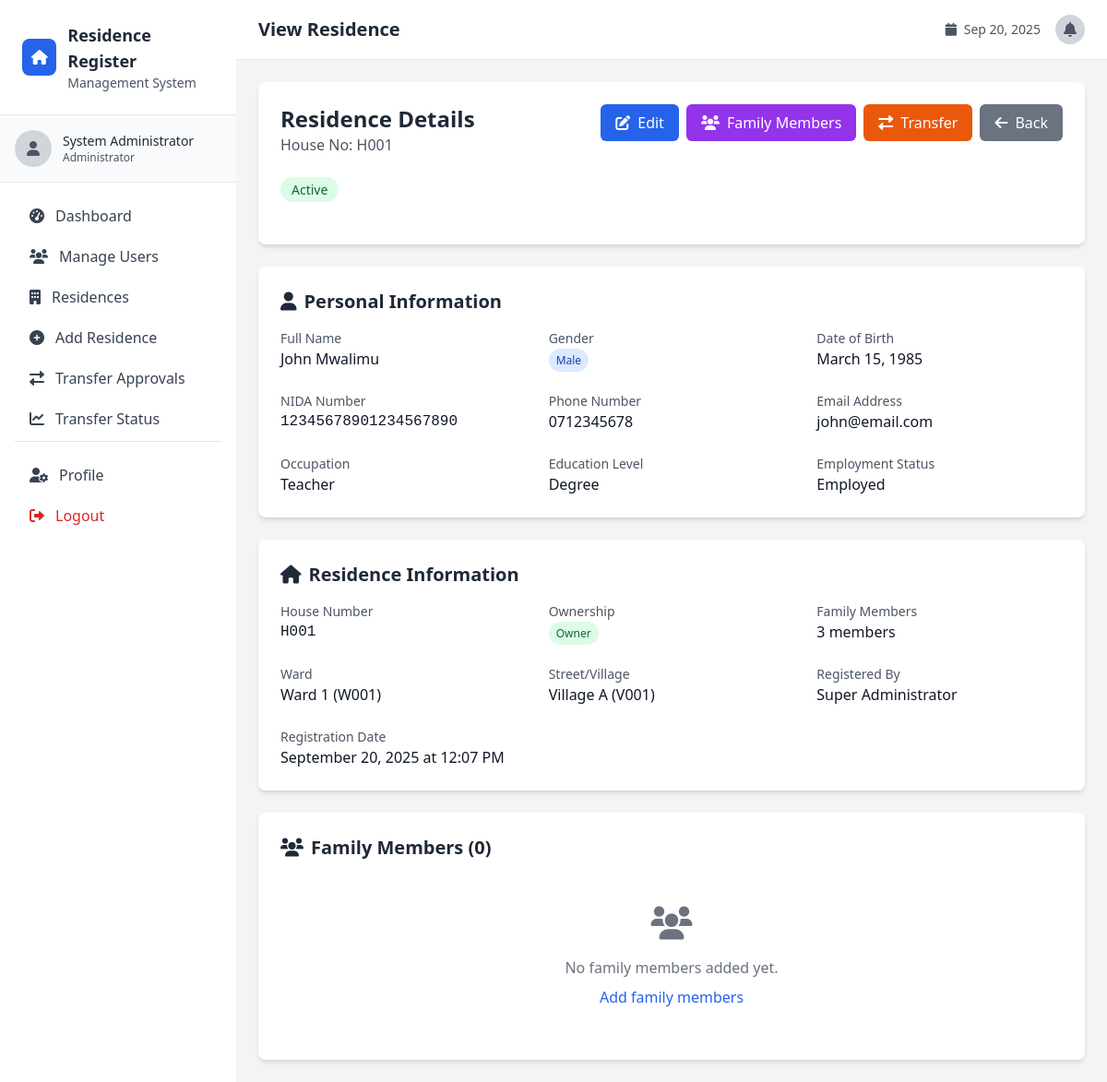
Page /view_residence.php?id=1 (signed in) on the committed database.
### tables this page shows
CREATE TABLE residences (
    id INT AUTO_INCREMENT PRIMARY KEY,
    house_no VARCHAR(50) NOT NULL,
    resident_name VARCHAR(255) NOT NULL,
    gender ENUM('male', 'female', 'other') NOT NULL,
    date_of_birth DATE NOT NULL,
    nida_number VARCHAR(20) NOT NULL,
    phone VARCHAR(15),
    email VARCHAR(100),
    occupation VARCHAR(100),
    ownership ENUM('owner', 'tenant') NOT NULL,
    family_members INT DEFAULT 1,
    education_level ENUM('none', 'primary', 'secondary', 'diploma', 'degree', 'masters', 'phd') DEFAULT 'none',
    employment_status ENUM('employed', 'unemployed', 'student', 'retired', 'self_employed') DEFAULT 'unemployed',
    ward_id INT NOT NULL,
    village_id INT NOT NULL,
    registered_by INT NOT NULL,
    registered_at TIMESTAMP DEFAULT CURRENT_TIMESTAMP,
    status ENUM('active', 'inactive', 'moved', 'pending_approval') DEFAULT 'active',
    FOREIGN KEY (registered_by) REFERENCES users(id),
    FOREIGN KEY (ward_id) REFERENCES wards(id),
    FOREIGN KEY (village_id) REFERENCES villages(id)
);

CREATE TABLE wards (
    id INT AUTO_INCREMENT PRIMARY KEY,
    ward_name VARCHAR(255) NOT NULL,
    ward_code VARCHAR(20) UNIQUE NOT NULL,
    description TEXT,
    is_active BOOLEAN DEFAULT TRUE,
    created_by INT NULL,
    created_at TIMESTAMP DEFAULT CURRENT_TIMESTAMP,
    updated_at TIMESTAMP DEFAULT CURRENT_TIMESTAMP ON UPDATE CURRENT_TIMESTAMP
);

CREATE TABLE villages (
    id INT AUTO_INCREMENT PRIMARY KEY,
    village_name VARCHAR(255) NOT NULL,
    village_code VARCHAR(20) UNIQUE NOT NULL,
    ward_id INT NOT NULL,
    description TEXT,
    is_active BOOLEAN DEFAULT TRUE,
    created_by INT NULL,
    created_at TIMESTAMP DEFAULT CURRENT_TIMESTAMP,
    updated_at TIMESTAMP DEFAULT CURRENT_TIMESTAMP ON UPDATE CURRENT_TIMESTAMP,
    FOREIGN KEY (ward_id) REFERENCES wards(id)
);

CREATE TABLE users (
    id INT AUTO_INCREMENT PRIMARY KEY,
    full_name VARCHAR(255) NOT NULL,
    username VARCHAR(100) UNIQUE NOT NULL,
    password VARCHAR(255) NOT NULL,
    role ENUM('super_admin', 'admin', 'weo', 'veo') NOT NULL,
    nida_number VARCHAR(20) UNIQUE NOT NULL,
    assigned_ward_id INT NULL,
    assigned_village_id INT NULL,
    created_at TIMESTAMP DEFAULT CURRENT_TIMESTAMP,
    updated_at TIMESTAMP DEFAULT CURRENT_TIMESTAMP ON UPDATE CURRENT_TIMESTAMP,
    is_active BOOLEAN DEFAULT TRUE,
    FOREIGN KEY (assigned_ward_id) REFERENCES wards(id),
    FOREIGN KEY (assigned_village_id) REFERENCES villages(id)
);

### view_residence.php (the view, shortened to what this page needs)
<?php
require_once 'config/database.php';
$residence_id = isset($_GET['id']) ? (int)$_GET['id'] : 0;
try {
    $stmt = $pdo->prepare("
        SELECT r.*, w.ward_name, w.ward_code, v.village_name, v.village_code,
               u.full_name as registered_by_name
        FROM residences r
        LEFT JOIN wards w ON r.ward_id = w.id
        LEFT JOIN villages v ON r.village_id = v.id
        LEFT JOIN users u ON r.registered_by = u.id
        WHERE r.id = ?
    ");
    $stmt->execute([$residence_id]);
    $residence = $stmt->fetch();
    $stmt = $pdo->prepare("SELECT * FROM family_members WHERE residence_id = ? ORDER BY created_at ASC");
    $stmt->execute([$residence_id]);
    $family_members = $stmt->fetchAll();
} catch (PDOException $e) {
    header('Location: residences.php');
    exit();
}
include 'includes/header.php';
?>
<div class="max-w-6xl mx-auto">
    <div class="space-y-6">
        <div class="bg-white rounded-lg shadow-md p-6">
            <div class="flex justify-between items-start mb-6">
                <div>
                    <h1 class="text-2xl font-bold text-gray-800">Residence Details</h1>
                    <p class="text-gray-600">House No: <?php echo htmlspecialchars($residence['house_no']); ?></p>
                </div>
                <div class="flex space-x-2">
                    <a href="edit_residence.php?id=<?php echo $residence['id']; ?>"
                       class="bg-blue-600 text-white px-4 py-2 rounded-md hover:bg-blue-700 transition duration-200">
                        <i class="fas fa-edit mr-2"></i>Edit
                    </a>
                    <a href="family_members.php?id=<?php echo $residence['id']; ?>"
                       class="bg-purple-600 text-white px-4 py-2 rounded-md hover:bg-purple-700 transition duration-200">
                        <i class="fas fa-users mr-2"></i>Family Members
                    </a>
                    <a href="transfer_residence.php?id=<?php echo $residence['id']; ?>"
                       class="bg-orange-600 text-white px-4 py-2 rounded-md hover:bg-orange-700 transition duration-200">
                        <i class="fas fa-exchange-alt mr-2"></i>Transfer
                    </a>
                    <a href="residences.php"
                       class="bg-gray-500 text-white px-4 py-2 rounded-md hover:bg-gray-600 transition duration-200">
                        <i class="fas fa-arrow-left mr-2"></i>Back
                    </a>
                </div>
            </div>
            <div class="mb-6">
                <span class="px-3 py-1 rounded-full text-sm font-medium
                    <?php
                    switch($residence['status']) {
                        case 'active': echo 'bg-green-100 text-green-800'; break;
                    }
                    ?>">
                    <?php echo ucfirst(str_replace('_', ' ', $residence['status'])); ?>
                </span>
            </div>
        </div>
        <div class="bg-white rounded-lg shadow-md p-6">
            <h2 class="text-xl font-semibold text-gray-800 mb-4">
                <i class="fas fa-user mr-2"></i>Personal Information
            </h2>
            <div class="grid grid-cols-1 md:grid-cols-2 lg:grid-cols-3 gap-6">
                <div>
                    <label class="block text-sm font-medium text-gray-600">Full Name</label>
                    <p class="text-gray-900"><?php echo htmlspecialchars($residence['resident_name']); ?></p>
                </div>
                <div>
                    <label class="block text-sm font-medium text-gray-600">Gender</label>
                    <p class="text-gray-900">
                        <span class="px-2 py-1 rounded-full text-xs font-medium
                            <?php echo $residence['gender'] === 'male' ? 'bg-blue-100 text-blue-800' : ($residence['gender'] === 'female' ? 'bg-pink-100 text-pink-800' : 'bg-gray-100 text-gray-800'); ?>">
                            <?php echo ucfirst($residence['gender']); ?>
                        </span>
                    </p>
                </div>
                <div>
                    <label class="block text-sm font-medium text-gray-600">Date of Birth</label>
                    <p class="text-gray-900"><?php echo date('F j, Y', strtotime($residence['date_of_birth'])); ?></p>
                </div>
                <div>
                    <label class="block text-sm font-medium text-gray-600">NIDA Number</label>
                    <p class="text-gray-900 font-mono"><?php echo htmlspecialchars($residence['nida_number']); ?></p>
                </div>
                <div>
                    <label class="block text-sm font-medium text-gray-600">Phone Number</label>
                    <p class="text-gray-900"><?php echo $residence['phone'] ? htmlspecialchars($residence['phone']) : 'N/A'; ?></p>
                </div>
                <div>
                    <label class="block text-sm font-medium text-gray-600">Email Address</label>
                    <p class="text-gray-900"><?php echo $residence['email'] ? htmlspecialchars($residence['email']) : 'N/A'; ?></p>
                </div>
                <div>
                    <label class="block text-sm font-medium text-gray-600">Occupation</label>
                    <p class="text-gray-900"><?php echo $residence['occupation'] ? htmlspecialchars($residence['occupation']) : 'N/A'; ?></p>
                </div>
                <div>
                    <label class="block text-sm font-medium text-gray-600">Education Level</label>
                    <p class="text-gray-900"><?php echo ucfirst(str_replace('_', ' ', $residence['education_level'])); ?></p>
                </div>
                <div>
                    <label class="block text-sm font-medium text-gray-600">Employment Status</label>
                    <p class="text-gray-900"><?php echo ucfirst(str_replace('_', ' ', $residence['employment_status'])); ?></p>
                </div>
            </div>
        </div>
        <div class="bg-white rounded-lg shadow-md p-6">
            <h2 class="text-xl font-semibold text-gray-800 mb-4">
                <i class="fas fa-home mr-2"></i>Residence Information
            </h2>
            <div class="grid grid-cols-1 md:grid-cols-2 lg:grid-cols-3 gap-6">
                <div>
                    <label class="block text-sm font-medium text-gray-600">House Number</label>
                    <p class="text-gray-900 font-mono"><?php echo htmlspecialchars($residence['house_no']); ?></p>
                </div>
                <div>
                    <label class="block text-sm font-medium text-gray-600">Ownership</label>
                    <p class="text-gray-900">
                        <span class="px-2 py-1 rounded-full text-xs font-medium
                            <?php echo $residence['ownership'] === 'owner' ? 'bg-green-100 text-green-800' : 'bg-blue-100 text-blue-800'; ?>">
                            <?php echo ucfirst($residence['ownership']); ?>
                        </span>
                    </p>
                </div>
                <div>
                    <label class="block text-sm font-medium text-gray-600">Family Members</label>
                    <p class="text-gray-900"><?php echo $residence['family_members']; ?> members</p>
                </div>
                <div>
                    <label class="block text-sm font-medium text-gray-600">Ward</label>
                    <p class="text-gray-900"><?php echo htmlspecialchars($residence['ward_name'] . ' (' . $residence['ward_code'] . ')'); ?></p>
                </div>
                <div>
                    <label class="block text-sm font-medium text-gray-600">Street/Village</label>
                    <p class="text-gray-900"><?php echo htmlspecialchars($residence['village_name'] . ' (' . $residence['village_code'] . ')'); ?></p>
                </div>
                <div>
                    <label class="block text-sm font-medium text-gray-600">Registered By</label>
                    <p class="text-gray-900"><?php echo htmlspecialchars($residence['registered_by_name'] ?? 'Unknown'); ?></p>
                </div>
                <div>
                    <label class="block text-sm font-medium text-gray-600">Registration Date</label>
                    <p class="text-gray-900"><?php echo date('F j, Y \a\t g:i A', strtotime($residence['registered_at'])); ?></p>
                </div>
            </div>
        </div>
        <div class="bg-white rounded-lg shadow-md p-6">
            <h2 class="text-xl font-semibold text-gray-800 mb-4">
                <i class="fas fa-users mr-2"></i>Family Members (<?php echo count($family_members); ?>)
            </h2>
            <?php if (empty($family_members)): ?>
                <div class="text-center py-8 text-gray-500">
                    <i class="fas fa-users text-4xl mb-4"></i>
                    <p>No family members added yet.</p>
                    <a href="family_members.php?id=<?php echo $residence['id']; ?>"
                       class="text-blue-600 hover:underline mt-2 inline-block">
                        Add family members
                    </a>
                </div>
            <?php endif; ?>
        </div>
    </div>
</div>
<?php include 'includes/footer.php'; ?>

### rows in the picture
residences: house_no "H001", status "Active", resident_name "John Mwalimu", gender "Male", date_of_birth "March 15, 1985", nida_number "12345678901234567890", phone "0712345678", email "john@email.com", occupation "Teacher", education_level "Degree", employment_status "Employed", ownership "Owner", family_members "3", ward.ward_code "Ward 1 (W001)", village.village_code "Village A (V001)", registered_by.full_name "Super Administrator", registered_at "September 20, 2025 at 12:07 PM"

### other values in the picture
$_SESSION['user_name'] "System Administrator"
getRoleDisplayName($_SESSION['user_role']) "Administrator"
$page_title "View Residence"
count($family_members) "0"
